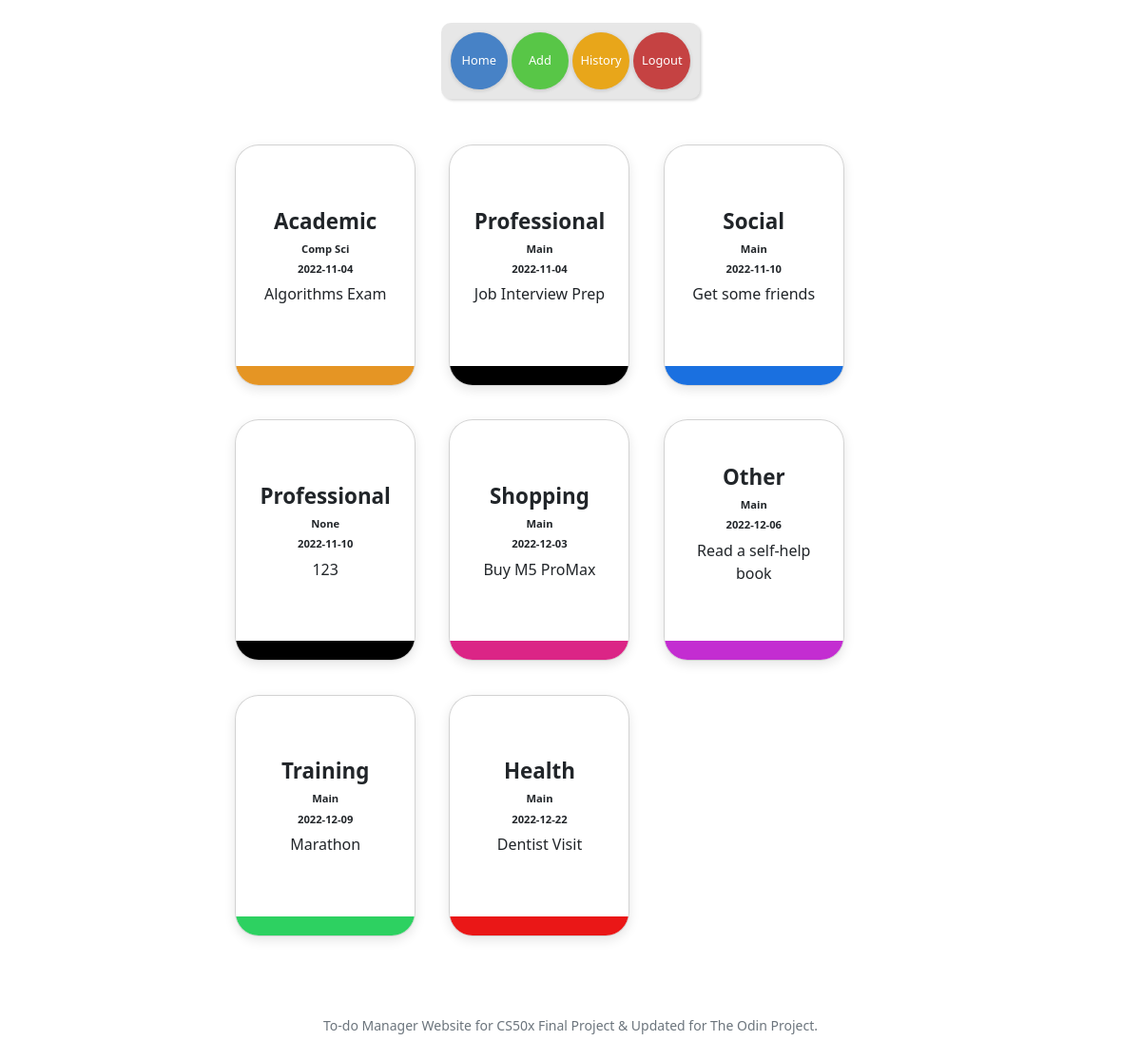
Page / (signed in) on the earlier database version.
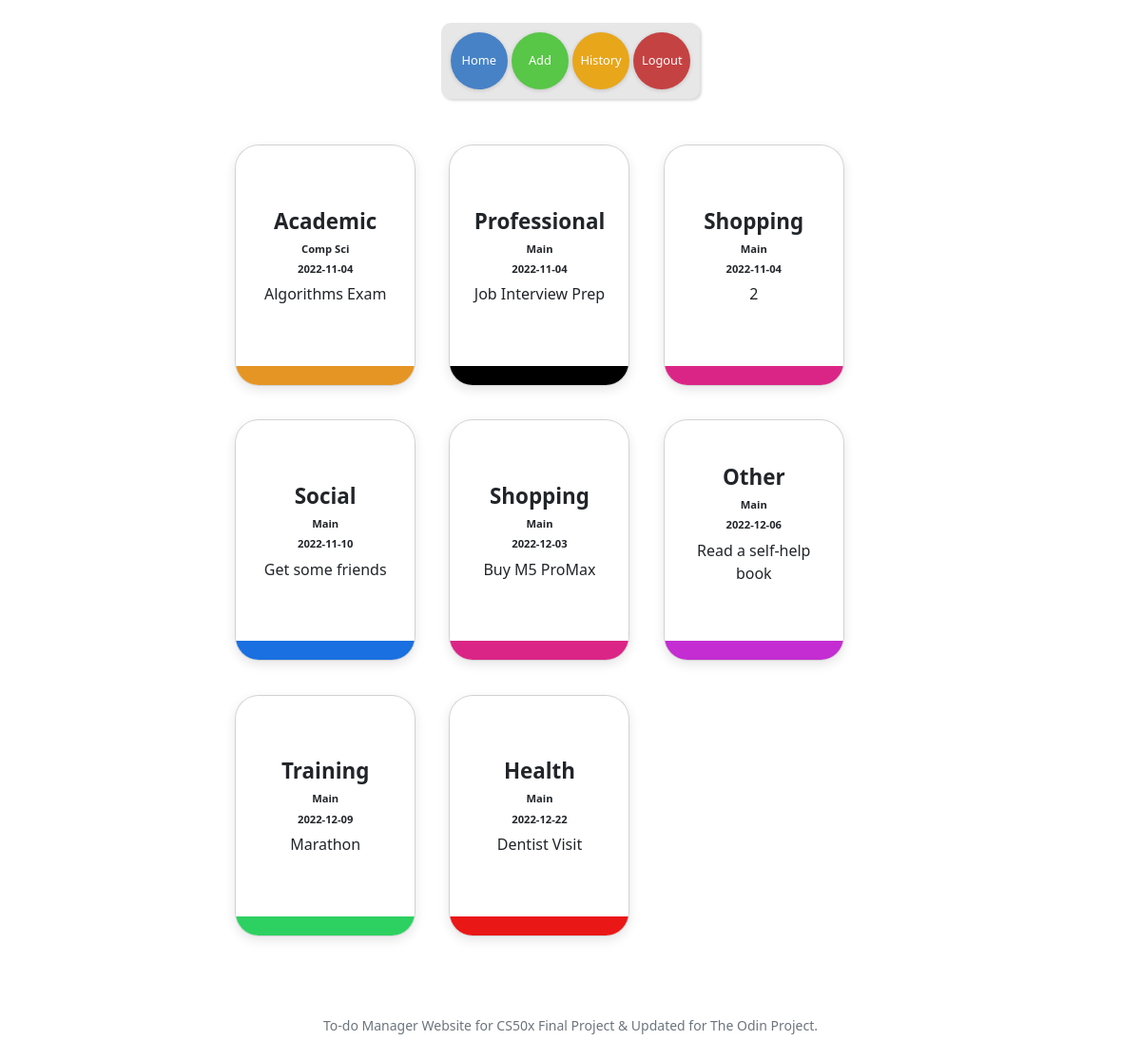
Same page on the later database version.
### tables this page shows
CREATE TABLE todo (id INTEGER, categories TEXT, description TEXT, date TEXT, list TEXT, FOREIGN KEY (id) REFERENCES users (id));

### app.py (the view)
@app.route("/")
@login_required
def index():
    userid = session["user_id"]
    usertodo = cursor.execute(
        "SELECT * FROM todo WHERE id = ? ORDER BY date ASC", [userid]
    )
    usertodo = usertodo.fetchall()
    return render_template("index.html", usertodo=usertodo)

### app.py (called while the page is built)
@app.after_request
def after_request(response):
    response.headers["Cache-Control"] = "no-cache, no-store, must-revalidate"
    response.headers["Expires"] = 0
    response.headers["Pragma"] = "no-cache"
    return response

### helpers.py (called while the page is built)
def login_required(f):
    @wraps(f)
    def decorated_function(*args, **kwargs):
        if session.get("user_id") is None:
            return redirect("/login")
        return f(*args, **kwargs)
    return decorated_function

### templates/index.html (shortened to what this page needs)
{% extends "layout.html" %}
{% block main %}
<body>
    <div class="containerBody" ;">
        {% for key in usertodo %}
        <div class="cardContainer">
            <div class="card {{key.categories}}">
                <div class="colorBar"></div>
                <div class="top">
                    <h5>{{ key.categories }}</h5>
                    <h6>{{key.list}}</h6>
                    <h6>{{key.date}}</h6>
                    <p>{{key.description}}</p>
                </div>
                <div class="buttons">
                </div>
            </div>
        </div>
        {% endfor %}
    </div>
{% endblock %}

Differences in the rows shown:
removed todo: categories "Professional", list "None", date "2022-11-10", description "123"
added todo: categories "Shopping", list "Main", date "2022-11-04", description "2"
